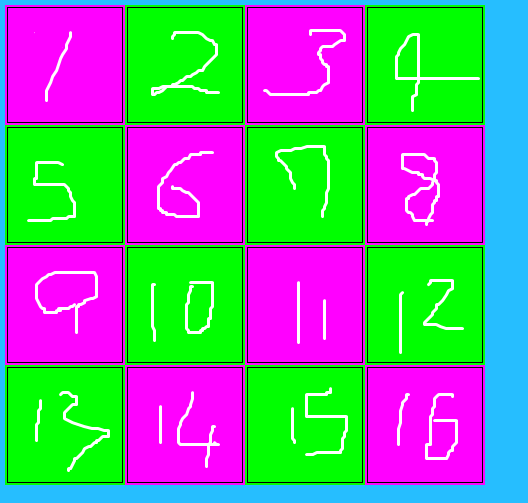
#> input picture carving/img.png, 528 x 503 px, found by its file name
$ python split.py
#> lines starting #> are read from the running program, lines starting #| are printed output that depends on the picture
# -*- coding: utf-8 -*-
from PIL import Image
import os

imgName = 'img.png'
imgDir = os.getcwd() + '\\'

class ImgInfo:
    def __init__(self, name, sx, sy, ex, ey):
        self.name = name + '.png'
        self.sx = sx
        self.sy = sy
        self.ex = ex
        self.ey = ey
    def carving(self):
        # 画像を切り出して保存
        baseFile = imgDir + imgName
        img = Image.open(baseFile)
        imgCrop = img.crop((self.sx, self.sy, self.ex, self.ey))
        output = imgDir + self.name
        imgCrop.save(output)
    def show(self):
        # 情報表示
        print('[{}] {: >4}, {: >4}, {: >4}, {: >4}'.format(self.name, self.sx, self.sy, self.ex, self.ey))

def getOfsList(num, size):
    ofs = []
    for i in range(0, num):
        ofs.append(i * size)
    return ofs

if __name__ == '__main__':
    # イメージの始点
    startX = 5
    startY = 5
    # イメージの幅、高さ
    imgW = 120
    imgH = 120
    #
    xofs = getOfsList(4, imgW)
    yofs = getOfsList(4, imgH)
    # 画像情報
    imgs = []
    cnt = 0
    ycnt = 1
    for y in yofs:
        xcnt = 1
        for x in xofs:
            name = str(cnt).zfill(2)
            sx = x + startX
            sy = y + startY
            ex = (imgW * xcnt) + startX
            ey = (imgH * ycnt) + startY
            img = ImgInfo(name, sx, sy, ex, ey)
            imgs.append(img)
            cnt += 1
            xcnt += 1
        ycnt += 1
    # 確認
    for img in imgs:
        img.show()
    # 分割
    for img in imgs:
        img.carving()
#> in carving, img is the input picture: PIL image 528x503 RGBA; mean R, G, B, A 116.6, 136.3, 145.3, 255
#> in carving, `imgCrop = img.crop((self.sx, self.sy, self.ex, self.ey))`:
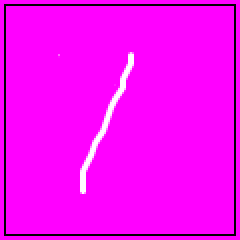
#> imgCrop: PIL image 120x120 RGBA (shown 2 times larger); mean R, G, B, A 246.9, 4, 246.9, 255
